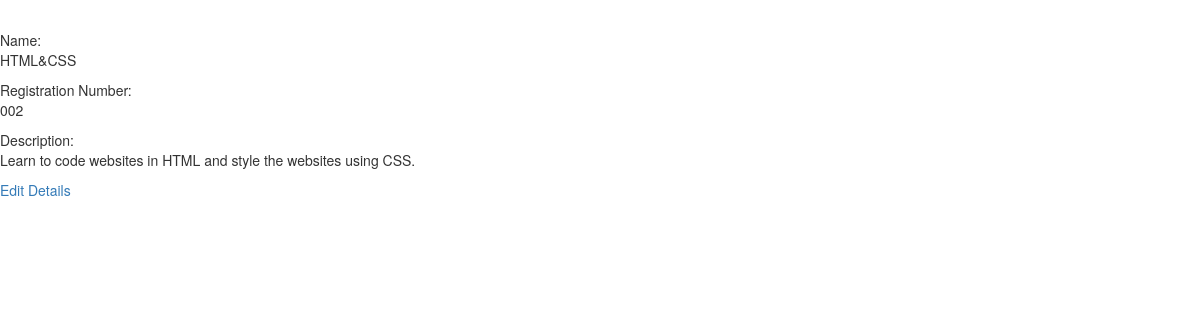
Page /course/detail/2/ on the committed database.
### course/models.py (models this page shows, shortened)
class Course(models.Model):
	name = models.CharField(max_length=50)
	duration_in_months = models.SmallIntegerField()
	course_number = models.CharField(max_length=50)
	description = models.TextField()
	teacher = models.ForeignKey(Teacher,on_delete=models.PROTECT,blank=False)

### course/views.py (the view)
# urls.py: path("detail/<int:pk>/",course_detail,name="course_detail"),
def course_detail(request, pk):
	course = Course.objects.get(pk=pk)
	return render (request,"course_detail.html",{"course":course})

### course/templates/course_detail.html (shortened to what this page needs)
<!DOCTYPE html>
<html>
<head>
	<link rel="stylesheet" href="https://maxcdn.bootstrapcdn.com/bootstrap/3.4.0/css/bootstrap.min.css">
</head>
<body>
	<p><div class="first">Name:</div>{{course.name}}</p>
	<p><div class="reg">Registration Number:</div>{{course.course_number}}</p>
	<p><div class="desc">Description:</div>{{course.description}}</p>
	<td><a href="/course/edit/{{course.pk}}/">Edit Details</a></td>
</body>
</html>

### rows in the picture
Course: name "HTML&CSS", course_number "002", description "Learn to code websites in HTML and style the websites using CSS."
